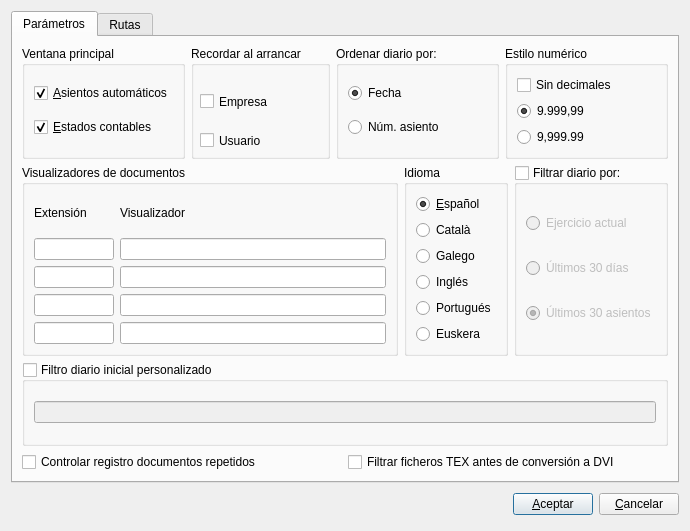
<?xml version="1.0" encoding="UTF-8"?>
<ui version="4.0">
 <author>José Manuel Díez Botella</author>
 <class>preferencias</class>
 <widget class="QDialog" name="preferencias">
  <property name="geometry">
   <rect>
    <x>0</x>
    <y>0</y>
    <width>690</width>
    <height>531</height>
   </rect>
  </property>
  <property name="windowTitle">
   <string>Preferencias</string>
  </property>
  <layout class="QVBoxLayout" name="verticalLayout_5">
   <item>
    <widget class="QTabWidget" name="tabWidget">
     <property name="currentIndex">
      <number>0</number>
     </property>
     <widget class="QWidget" name="tab">
      <attribute name="title">
       <string>Parámetros</string>
      </attribute>
      <layout class="QVBoxLayout" name="verticalLayout_2">
       <item>
        <layout class="QHBoxLayout" name="horizontalLayout">
         <item>
          <widget class="QGroupBox" name="groupBox">
           <property name="title">
            <string>Ventana principal</string>
           </property>
           <layout class="QVBoxLayout" name="verticalLayout">
            <item>
             <widget class="QCheckBox" name="automaticoscheckBox">
              <property name="text">
               <string>&amp;Asientos automáticos</string>
              </property>
              <property name="checked">
               <bool>true</bool>
              </property>
             </widget>
            </item>
            <item>
             <widget class="QCheckBox" name="estadoscheckBox">
              <property name="text">
               <string>&amp;Estados contables</string>
              </property>
              <property name="checked">
               <bool>true</bool>
              </property>
             </widget>
            </item>
           </layout>
          </widget>
         </item>
         <item>
          <widget class="QGroupBox" name="groupBox_5">
           <property name="title">
            <string>Recordar al arrancar</string>
           </property>
           <widget class="QCheckBox" name="empresacheckBox">
            <property name="geometry">
             <rect>
              <x>9</x>
              <y>44</y>
              <width>82</width>
              <height>23</height>
             </rect>
            </property>
            <property name="text">
             <string>Empresa</string>
            </property>
           </widget>
           <widget class="QCheckBox" name="usuariocheckBox">
            <property name="geometry">
             <rect>
              <x>9</x>
              <y>83</y>
              <width>75</width>
              <height>23</height>
             </rect>
            </property>
            <property name="text">
             <string>Usuario</string>
            </property>
           </widget>
          </widget>
         </item>
         <item>
          <widget class="QGroupBox" name="groupBox_2">
           <property name="sizePolicy">
            <sizepolicy hsizetype="Expanding" vsizetype="Expanding">
             <horstretch>0</horstretch>
             <verstretch>0</verstretch>
            </sizepolicy>
           </property>
           <property name="title">
            <string>Ordenar diario por:</string>
           </property>
           <layout class="QVBoxLayout">
            <property name="spacing">
             <number>6</number>
            </property>
            <property name="leftMargin">
             <number>9</number>
            </property>
            <property name="topMargin">
             <number>9</number>
            </property>
            <property name="rightMargin">
             <number>9</number>
            </property>
            <property name="bottomMargin">
             <number>9</number>
            </property>
            <item>
             <widget class="QRadioButton" name="fecharadioButton">
              <property name="text">
               <string>Fecha</string>
              </property>
              <property name="checked">
               <bool>true</bool>
              </property>
             </widget>
            </item>
            <item>
             <widget class="QRadioButton" name="numradioButton">
              <property name="text">
               <string>Núm. asiento</string>
              </property>
             </widget>
            </item>
           </layout>
          </widget>
         </item>
         <item>
          <widget class="QGroupBox" name="groupBox_3">
           <property name="sizePolicy">
            <sizepolicy hsizetype="Expanding" vsizetype="Expanding">
             <horstretch>0</horstretch>
             <verstretch>0</verstretch>
            </sizepolicy>
           </property>
           <property name="title">
            <string>Estilo numérico</string>
           </property>
           <layout class="QVBoxLayout">
            <property name="spacing">
             <number>6</number>
            </property>
            <property name="leftMargin">
             <number>9</number>
            </property>
            <property name="topMargin">
             <number>9</number>
            </property>
            <property name="rightMargin">
             <number>9</number>
            </property>
            <property name="bottomMargin">
             <number>9</number>
            </property>
            <item>
             <widget class="QCheckBox" name="sindecimalescheckBox">
              <property name="text">
               <string>Sin decimales</string>
              </property>
             </widget>
            </item>
            <item>
             <widget class="QRadioButton" name="comaradioButton">
              <property name="text">
               <string>9.999,99</string>
              </property>
              <property name="checked">
               <bool>true</bool>
              </property>
             </widget>
            </item>
            <item>
             <widget class="QRadioButton" name="puntoradioButton">
              <property name="text">
               <string>9,999.99</string>
              </property>
             </widget>
            </item>
           </layout>
          </widget>
         </item>
        </layout>
       </item>
       <item>
        <layout class="QHBoxLayout" name="horizontalLayout_2">
         <item>
          <widget class="QGroupBox" name="groupBox_4">
           <property name="title">
            <string>Visualizadores de documentos</string>
           </property>
           <layout class="QGridLayout" name="gridLayout">
            <item row="0" column="0">
             <widget class="QLabel" name="label_6">
              <property name="text">
               <string>Extensión</string>
              </property>
             </widget>
            </item>
            <item row="0" column="1">
             <widget class="QLabel" name="label_7">
              <property name="text">
               <string>Visualizador</string>
              </property>
             </widget>
            </item>
            <item row="1" column="0">
             <widget class="QLineEdit" name="ext1lineEdit">
              <property name="maximumSize">
               <size>
                <width>80</width>
                <height>16777215</height>
               </size>
              </property>
             </widget>
            </item>
            <item row="1" column="1">
             <widget class="QLineEdit" name="vis1lineEdit"/>
            </item>
            <item row="2" column="0">
             <widget class="QLineEdit" name="ext2lineEdit">
              <property name="maximumSize">
               <size>
                <width>80</width>
                <height>16777215</height>
               </size>
              </property>
             </widget>
            </item>
            <item row="2" column="1">
             <widget class="QLineEdit" name="vis2lineEdit"/>
            </item>
            <item row="3" column="0">
             <widget class="QLineEdit" name="ext3lineEdit">
              <property name="maximumSize">
               <size>
                <width>80</width>
                <height>16777215</height>
               </size>
              </property>
             </widget>
            </item>
            <item row="3" column="1">
             <widget class="QLineEdit" name="vis3lineEdit"/>
            </item>
            <item row="4" column="0">
             <widget class="QLineEdit" name="ext4lineEdit">
              <property name="maximumSize">
               <size>
                <width>80</width>
                <height>16777215</height>
               </size>
              </property>
             </widget>
            </item>
            <item row="4" column="1">
             <widget class="QLineEdit" name="vis4lineEdit"/>
            </item>
           </layout>
          </widget>
         </item>
         <item>
          <widget class="QGroupBox" name="idiomagroupBox">
           <property name="sizePolicy">
            <sizepolicy hsizetype="Fixed" vsizetype="Expanding">
             <horstretch>0</horstretch>
             <verstretch>0</verstretch>
            </sizepolicy>
           </property>
           <property name="title">
            <string>Idioma</string>
           </property>
           <layout class="QVBoxLayout">
            <item>
             <widget class="QRadioButton" name="espradioButton">
              <property name="text">
               <string>&amp;Español</string>
              </property>
              <property name="checked">
               <bool>true</bool>
              </property>
             </widget>
            </item>
            <item>
             <widget class="QRadioButton" name="catradioButton">
              <property name="text">
               <string>Català</string>
              </property>
             </widget>
            </item>
            <item>
             <widget class="QRadioButton" name="galradioButton">
              <property name="text">
               <string>Galego</string>
              </property>
             </widget>
            </item>
            <item>
             <widget class="QRadioButton" name="ingradioButton">
              <property name="text">
               <string>Inglés</string>
              </property>
             </widget>
            </item>
            <item>
             <widget class="QRadioButton" name="portradioButton">
              <property name="text">
               <string>Portugués</string>
              </property>
             </widget>
            </item>
            <item>
             <widget class="QRadioButton" name="euskeraradioButton">
              <property name="text">
               <string>Euskera</string>
              </property>
             </widget>
            </item>
           </layout>
          </widget>
         </item>
         <item>
          <widget class="QGroupBox" name="filtrargroupBox">
           <property name="sizePolicy">
            <sizepolicy hsizetype="Fixed" vsizetype="Expanding">
             <horstretch>0</horstretch>
             <verstretch>0</verstretch>
            </sizepolicy>
           </property>
           <property name="title">
            <string>Filtrar diario por:</string>
           </property>
           <property name="checkable">
            <bool>true</bool>
           </property>
           <property name="checked">
            <bool>false</bool>
           </property>
           <layout class="QVBoxLayout">
            <property name="spacing">
             <number>6</number>
            </property>
            <property name="leftMargin">
             <number>9</number>
            </property>
            <property name="topMargin">
             <number>9</number>
            </property>
            <property name="rightMargin">
             <number>9</number>
            </property>
            <property name="bottomMargin">
             <number>9</number>
            </property>
            <item>
             <widget class="QRadioButton" name="ejercicioradioButton">
              <property name="text">
               <string>Ejercicio actual</string>
              </property>
             </widget>
            </item>
            <item>
             <widget class="QRadioButton" name="u30diasradioButton">
              <property name="text">
               <string>Últimos 30 días</string>
              </property>
             </widget>
            </item>
            <item>
             <widget class="QRadioButton" name="u30asientosradioButton">
              <property name="text">
               <string>Últimos 30 asientos</string>
              </property>
              <property name="checked">
               <bool>true</bool>
              </property>
             </widget>
            </item>
           </layout>
          </widget>
         </item>
        </layout>
       </item>
       <item>
        <widget class="QGroupBox" name="personalizadogroupBox">
         <property name="sizePolicy">
          <sizepolicy hsizetype="Preferred" vsizetype="Expanding">
           <horstretch>0</horstretch>
           <verstretch>0</verstretch>
          </sizepolicy>
         </property>
         <property name="title">
          <string>Filtro diario inicial personalizado</string>
         </property>
         <property name="checkable">
          <bool>true</bool>
         </property>
         <property name="checked">
          <bool>false</bool>
         </property>
         <layout class="QVBoxLayout" name="verticalLayout_3">
          <item>
           <widget class="QLineEdit" name="personalizadolineEdit"/>
          </item>
         </layout>
        </widget>
       </item>
       <item>
        <layout class="QHBoxLayout" name="horizontalLayout_4">
         <item>
          <widget class="QCheckBox" name="repetidos_checkBox">
           <property name="text">
            <string>Controlar registro documentos repetidos</string>
           </property>
          </widget>
         </item>
         <item>
          <widget class="QCheckBox" name="filtratexcheckBox">
           <property name="text">
            <string>Filtrar ficheros TEX antes de conversión a DVI</string>
           </property>
          </widget>
         </item>
        </layout>
       </item>
      </layout>
     </widget>
     <widget class="QWidget" name="tab_2">
      <attribute name="title">
       <string>Rutas</string>
      </attribute>
      <layout class="QVBoxLayout" name="verticalLayout_4">
       <item>
        <layout class="QGridLayout" name="gridLayout_2">
         <item row="0" column="0">
          <widget class="QLabel" name="label">
           <property name="text">
            <string>Directorio de trabajo:</string>
           </property>
          </widget>
         </item>
         <item row="0" column="1">
          <widget class="QPushButton" name="dirtrabpushButton">
           <property name="minimumSize">
            <size>
             <width>30</width>
             <height>26</height>
            </size>
           </property>
           <property name="maximumSize">
            <size>
             <width>30</width>
             <height>26</height>
            </size>
           </property>
           <property name="toolTip">
            <string>Cargar fichero documento</string>
           </property>
           <property name="text">
            <string/>
           </property>
           <property name="icon">
            <iconset resource="keme.qrc">
             <normaloff>:/iconos/graf/viewer.xpm</normaloff>:/iconos/graf/viewer.xpm</iconset>
           </property>
          </widget>
         </item>
         <item row="0" column="2">
          <widget class="QLineEdit" name="directoriolineEdit"/>
         </item>
         <item row="1" column="0">
          <widget class="QLabel" name="label_2">
           <property name="text">
            <string>Visor ficheros DVI:</string>
           </property>
          </widget>
         </item>
         <item row="1" column="2">
          <widget class="QLineEdit" name="visorlineEdit"/>
         </item>
         <item row="2" column="0">
          <widget class="QLabel" name="label_3">
           <property name="text">
            <string>Aplicación para imprimir:</string>
           </property>
          </widget>
         </item>
         <item row="2" column="2">
          <widget class="QLineEdit" name="imprimirlineEdit"/>
         </item>
         <item row="3" column="0">
          <widget class="QLabel" name="label_4">
           <property name="text">
            <string>Navegador</string>
           </property>
          </widget>
         </item>
         <item row="3" column="2">
          <widget class="QLineEdit" name="navegadorlineEdit"/>
         </item>
         <item row="4" column="0">
          <widget class="QLabel" name="label_5">
           <property name="text">
            <string>Ruta documentos:</string>
           </property>
          </widget>
         </item>
         <item row="4" column="1">
          <widget class="QPushButton" name="rutadocpushButton">
           <property name="minimumSize">
            <size>
             <width>30</width>
             <height>26</height>
            </size>
           </property>
           <property name="maximumSize">
            <size>
             <width>30</width>
             <height>26</height>
            </size>
           </property>
           <property name="toolTip">
            <string>Cargar fichero documento</string>
           </property>
           <property name="text">
            <string/>
           </property>
           <property name="icon">
            <iconset resource="keme.qrc">
             <normaloff>:/iconos/graf/viewer.xpm</normaloff>:/iconos/graf/viewer.xpm</iconset>
           </property>
          </widget>
         </item>
         <item row="4" column="2">
          <widget class="QLineEdit" name="rutadocslineEdit"/>
         </item>
         <item row="5" column="0">
          <widget class="QLabel" name="label_8">
           <property name="text">
            <string>Ruta carga documentos:</string>
           </property>
          </widget>
         </item>
         <item row="5" column="1">
          <widget class="QPushButton" name="cargadocpushButton">
           <property name="minimumSize">
            <size>
             <width>30</width>
             <height>26</height>
            </size>
           </property>
           <property name="maximumSize">
            <size>
             <width>30</width>
             <height>26</height>
            </size>
           </property>
           <property name="toolTip">
            <string>Cargar fichero documento</string>
           </property>
           <property name="text">
            <string/>
           </property>
           <property name="icon">
            <iconset resource="keme.qrc">
             <normaloff>:/iconos/graf/viewer.xpm</normaloff>:/iconos/graf/viewer.xpm</iconset>
           </property>
          </widget>
         </item>
         <item row="5" column="2">
          <widget class="QLineEdit" name="rutacargadocslineEdit"/>
         </item>
         <item row="6" column="0">
          <widget class="QLabel" name="label_10">
           <property name="text">
            <string>Ruta copia PDF</string>
           </property>
          </widget>
         </item>
         <item row="6" column="1">
          <widget class="QPushButton" name="copiapdfpushButton">
           <property name="minimumSize">
            <size>
             <width>30</width>
             <height>26</height>
            </size>
           </property>
           <property name="maximumSize">
            <size>
             <width>30</width>
             <height>26</height>
            </size>
           </property>
           <property name="toolTip">
            <string>Cargar fichero documento</string>
           </property>
           <property name="text">
            <string/>
           </property>
           <property name="icon">
            <iconset resource="keme.qrc">
             <normaloff>:/iconos/graf/viewer.xpm</normaloff>:/iconos/graf/viewer.xpm</iconset>
           </property>
          </widget>
         </item>
         <item row="6" column="2">
          <widget class="QLineEdit" name="copiapdflineEdit"/>
         </item>
         <item row="7" column="0">
          <widget class="QLabel" name="label_9">
           <property name="text">
            <string>Editor Latex:</string>
           </property>
          </widget>
         </item>
         <item row="7" column="2">
          <widget class="QLineEdit" name="editortexlineEdit"/>
         </item>
         <item row="8" column="0">
          <widget class="QLabel" name="label_11">
           <property name="text">
            <string>Ruta copias seguridad</string>
           </property>
          </widget>
         </item>
         <item row="8" column="2">
          <widget class="QLineEdit" name="rutaseglineEdit"/>
         </item>
         <item row="8" column="1">
          <widget class="QPushButton" name="rutasegpushButton">
           <property name="minimumSize">
            <size>
             <width>30</width>
             <height>26</height>
            </size>
           </property>
           <property name="maximumSize">
            <size>
             <width>30</width>
             <height>26</height>
            </size>
           </property>
           <property name="toolTip">
            <string>Cargar fichero documento</string>
           </property>
           <property name="text">
            <string/>
           </property>
           <property name="icon">
            <iconset resource="keme.qrc">
             <normaloff>:/iconos/graf/viewer.xpm</normaloff>:/iconos/graf/viewer.xpm</iconset>
           </property>
          </widget>
         </item>
         <item row="9" column="2">
          <widget class="QLineEdit" name="rutalibroslineEdit"/>
         </item>
         <item row="9" column="0">
          <widget class="QLabel" name="label_12">
           <property name="text">
            <string>Ruta libros contables</string>
           </property>
          </widget>
         </item>
         <item row="9" column="1">
          <widget class="QPushButton" name="rutalibrospushButton">
           <property name="minimumSize">
            <size>
             <width>30</width>
             <height>26</height>
            </size>
           </property>
           <property name="maximumSize">
            <size>
             <width>30</width>
             <height>26</height>
            </size>
           </property>
           <property name="toolTip">
            <string>Cargar fichero documento</string>
           </property>
           <property name="text">
            <string/>
           </property>
           <property name="icon">
            <iconset resource="keme.qrc">
             <normaloff>:/iconos/graf/viewer.xpm</normaloff>:/iconos/graf/viewer.xpm</iconset>
           </property>
          </widget>
         </item>
        </layout>
       </item>
      </layout>
     </widget>
    </widget>
   </item>
   <item>
    <layout class="QHBoxLayout" name="horizontalLayout_3">
     <item>
      <spacer>
       <property name="orientation">
        <enum>Qt::Horizontal</enum>
       </property>
       <property name="sizeHint" stdset="0">
        <size>
         <width>131</width>
         <height>31</height>
        </size>
       </property>
      </spacer>
     </item>
     <item>
      <widget class="QPushButton" name="okButton">
       <property name="text">
        <string>&amp;Aceptar</string>
       </property>
       <property name="icon">
        <iconset resource="keme.qrc">
         <normaloff>:/iconos/graf/check2.png</normaloff>:/iconos/graf/check2.png</iconset>
       </property>
       <property name="default">
        <bool>true</bool>
       </property>
      </widget>
     </item>
     <item>
      <widget class="QPushButton" name="cancelButton">
       <property name="text">
        <string>&amp;Cancelar</string>
       </property>
       <property name="icon">
        <iconset resource="keme.qrc">
         <normaloff>:/iconos/graf/borrar.png</normaloff>:/iconos/graf/borrar.png</iconset>
       </property>
      </widget>
     </item>
    </layout>
   </item>
  </layout>
 </widget>
 <tabstops>
  <tabstop>directoriolineEdit</tabstop>
  <tabstop>visorlineEdit</tabstop>
  <tabstop>imprimirlineEdit</tabstop>
  <tabstop>navegadorlineEdit</tabstop>
  <tabstop>rutadocslineEdit</tabstop>
  <tabstop>rutacargadocslineEdit</tabstop>
  <tabstop>copiapdflineEdit</tabstop>
  <tabstop>editortexlineEdit</tabstop>
  <tabstop>rutaseglineEdit</tabstop>
  <tabstop>rutalibroslineEdit</tabstop>
  <tabstop>automaticoscheckBox</tabstop>
  <tabstop>estadoscheckBox</tabstop>
  <tabstop>empresacheckBox</tabstop>
  <tabstop>usuariocheckBox</tabstop>
  <tabstop>fecharadioButton</tabstop>
  <tabstop>numradioButton</tabstop>
  <tabstop>sindecimalescheckBox</tabstop>
  <tabstop>comaradioButton</tabstop>
  <tabstop>puntoradioButton</tabstop>
  <tabstop>ext1lineEdit</tabstop>
  <tabstop>vis1lineEdit</tabstop>
  <tabstop>ext2lineEdit</tabstop>
  <tabstop>vis2lineEdit</tabstop>
  <tabstop>ext3lineEdit</tabstop>
  <tabstop>vis3lineEdit</tabstop>
  <tabstop>ext4lineEdit</tabstop>
  <tabstop>vis4lineEdit</tabstop>
  <tabstop>espradioButton</tabstop>
  <tabstop>catradioButton</tabstop>
  <tabstop>galradioButton</tabstop>
  <tabstop>ingradioButton</tabstop>
  <tabstop>portradioButton</tabstop>
  <tabstop>euskeraradioButton</tabstop>
  <tabstop>filtrargroupBox</tabstop>
  <tabstop>ejercicioradioButton</tabstop>
  <tabstop>u30diasradioButton</tabstop>
  <tabstop>u30asientosradioButton</tabstop>
  <tabstop>personalizadogroupBox</tabstop>
  <tabstop>personalizadolineEdit</tabstop>
  <tabstop>repetidos_checkBox</tabstop>
  <tabstop>filtratexcheckBox</tabstop>
  <tabstop>dirtrabpushButton</tabstop>
  <tabstop>rutadocpushButton</tabstop>
  <tabstop>cargadocpushButton</tabstop>
  <tabstop>copiapdfpushButton</tabstop>
  <tabstop>rutasegpushButton</tabstop>
  <tabstop>rutalibrospushButton</tabstop>
  <tabstop>okButton</tabstop>
  <tabstop>cancelButton</tabstop>
  <tabstop>tabWidget</tabstop>
 </tabstops>
 <resources>
  <include location="keme.qrc"/>
 </resources>
 <connections>
  <connection>
   <sender>cancelButton</sender>
   <signal>clicked()</signal>
   <receiver>preferencias</receiver>
   <slot>reject()</slot>
   <hints>
    <hint type="sourcelabel">
     <x>684</x>
     <y>512</y>
    </hint>
    <hint type="destinationlabel">
     <x>179</x>
     <y>282</y>
    </hint>
   </hints>
  </connection>
 </connections>
</ui>
